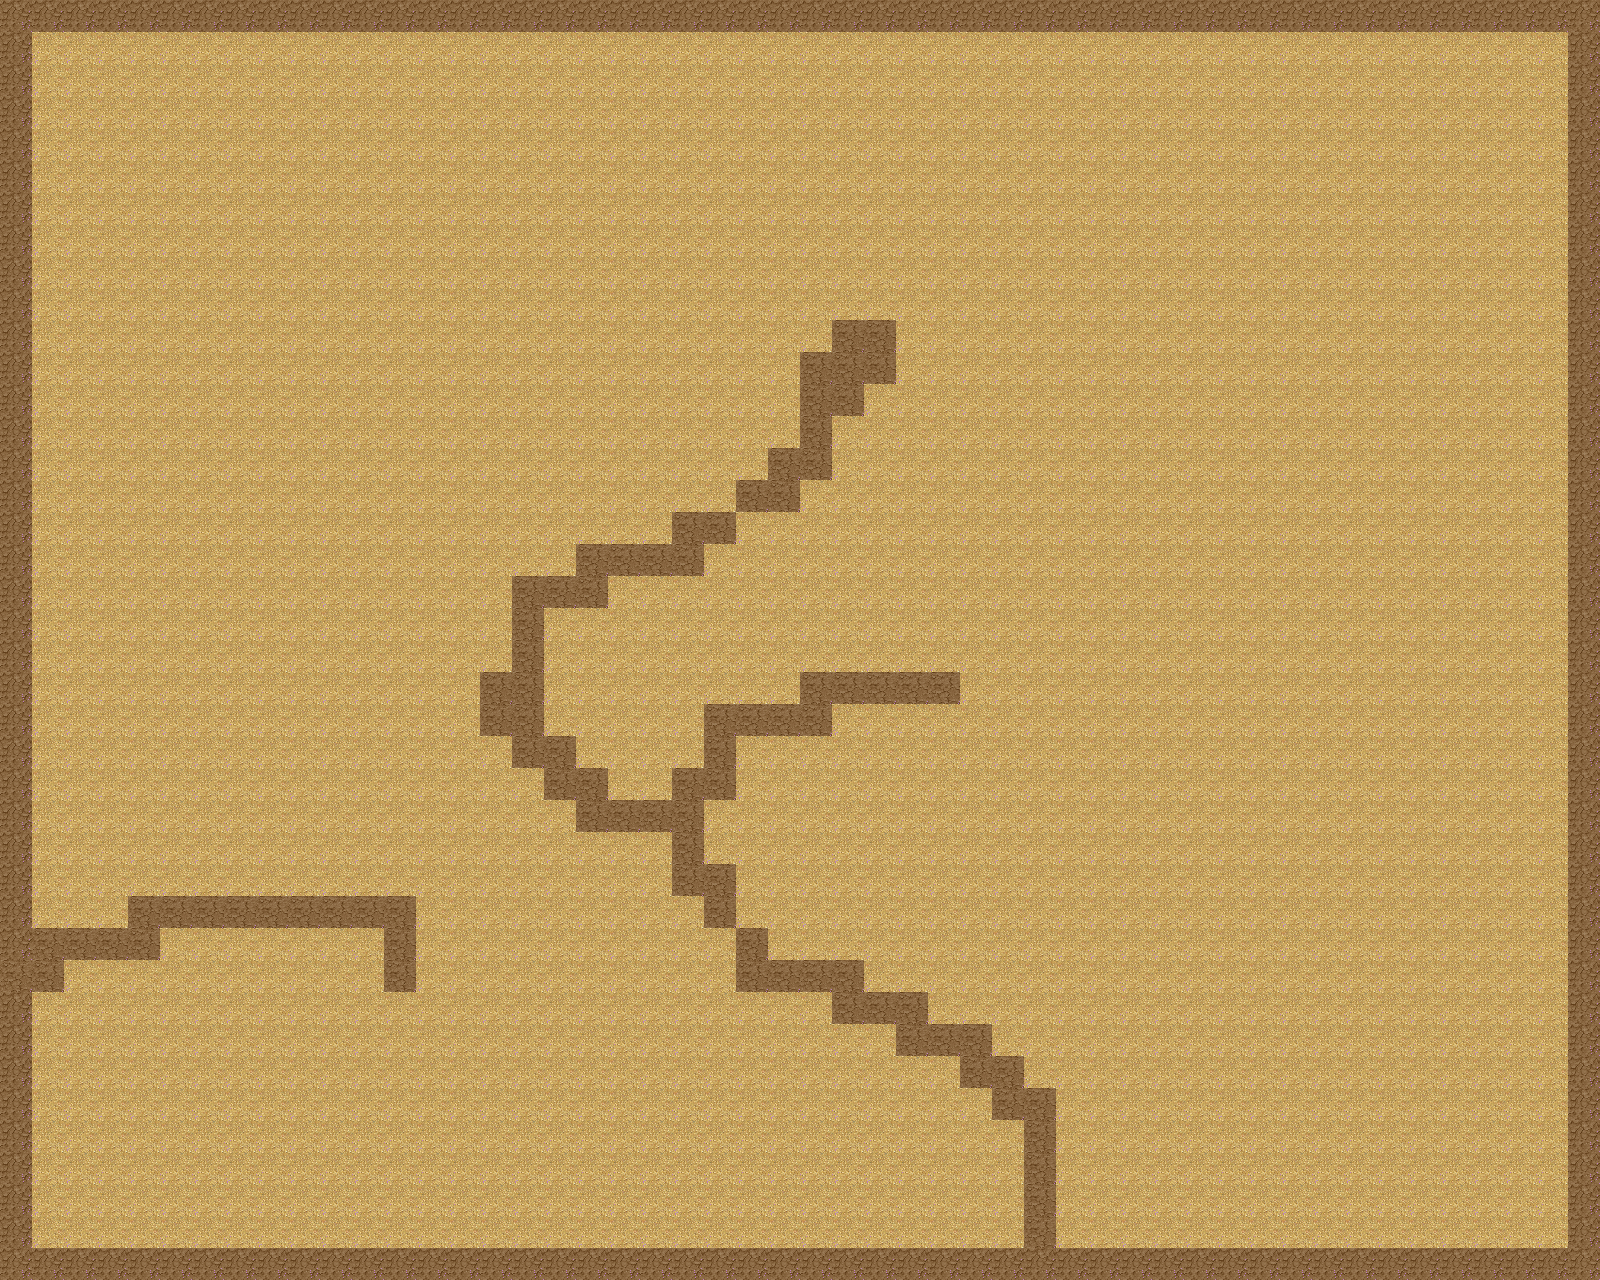

This is a level from a 2D game, rendered from its Tiled map with the project's own tilesets. A one-line summary and the map file follow, with tile-layer data summarised:
An orthogonal 50x40 tile map with 32x32 px tiles, 2 tile layers (Base, Walls1), 3 tilesets and 7 objects.

<map version="1.0" orientation="orthogonal" renderorder="right-down" width="50" height="40" tilewidth="32" tileheight="32" nextobjectid="202">
 <tileset firstgid="1" name="Test" tilewidth="32" tileheight="32" tilecount="1024">
  <image source="../Tiles/T_sand/sand to ground tileset.bmp" width="1024" height="1024" />
  <terraintypes>
   <terrain name="Sand" tile="202" />
  </terraintypes>
 </tileset>
 <tileset firstgid="1025" name="t" tilewidth="32" tileheight="32" tilecount="1024">
  <image source="../Tiles/T_ripple_earth_dark/ripple earth dark to ground tileset.bmp" width="1024" height="1024" />
  <terraintypes>
   <terrain name="Ground" tile="437" />
  </terraintypes>
 </tileset>
 <tileset firstgid="2049" name="char" tilewidth="160" tileheight="116" tilecount="27">
  <tile id="0">
   <image width="160" height="116" source="../Ninja/4x/attack_0.png" />
  </tile>
  <tile id="1">
   <image width="160" height="116" source="../Ninja/4x/attack_1.png" />
  </tile>
  <tile id="2">
   <image width="160" height="116" source="../Ninja/4x/attack_2.png" />
  </tile>
  <tile id="3">
   <image width="160" height="116" source="../Ninja/4x/idle_0.png" />
  </tile>
  <tile id="4">
   <image width="160" height="116" source="../Ninja/4x/idle_1.png" />
  </tile>
  <tile id="5">
   <image width="160" height="116" source="../Ninja/4x/idle_2.png" />
  </tile>
  <tile id="6">
   <image width="160" height="116" source="../Ninja/4x/idle_3.png" />
  </tile>
  <tile id="7">
   <image width="160" height="116" source="../Ninja/4x/jump_0.png" />
  </tile>
  <tile id="8">
   <image width="160" height="116" source="../Ninja/4x/jump_1.png" />
  </tile>
  <tile id="9">
   <image width="160" height="116" source="../Ninja/4x/jump_2.png" />
  </tile>
  <tile id="10">
   <image width="160" height="116" source="../Ninja/4x/jump_3.png" />
  </tile>
  <tile id="11">
   <image width="160" height="116" source="../Ninja/4x/run_0.png" />
  </tile>
  <tile id="12">
   <image width="160" height="116" source="../Ninja/4x/run_1.png" />
  </tile>
  <tile id="13">
   <image width="160" height="116" source="../Ninja/4x/run_2.png" />
  </tile>
  <tile id="14">
   <image width="160" height="116" source="../Ninja/4x/run_3.png" />
  </tile>
  <tile id="15">
   <image width="160" height="116" source="../Ninja/4x/run_4.png" />
  </tile>
  <tile id="16">
   <image width="160" height="116" source="../Ninja/4x/run_5.png" />
  </tile>
  <tile id="17">
   <image width="160" height="116" source="../Ninja/4x/swim_0.png" />
  </tile>
  <tile id="18">
   <image width="160" height="116" source="../Ninja/4x/swim_1.png" />
  </tile>
  <tile id="19">
   <image width="160" height="116" source="../Ninja/4x/swim_2.png" />
  </tile>
  <tile id="20">
   <image width="160" height="116" source="../Ninja/4x/swim_3.png" />
  </tile>
  <tile id="21">
   <image width="160" height="116" source="../Ninja/4x/swim_4.png" />
  </tile>
  <tile id="22">
   <image width="160" height="116" source="../Ninja/4x/swim_5.png" />
  </tile>
  <tile id="23">
   <image width="160" height="116" source="../Ninja/4x/x_0.png" />
  </tile>
  <tile id="24">
   <image width="160" height="116" source="../Ninja/4x/x_1.png" />
  </tile>
  <tile id="25">
   <image width="160" height="116" source="../Ninja/4x/x_2.png" />
  </tile>
  <tile id="26">
   <image width="160" height="116" source="../Ninja/4x/x_3.png" />
  </tile>
 </tileset>
 <layer name="Base" width="50" height="40">
  <data>[2000 cells, 2000 non-empty, 1 distinct tile ids]</data>
 </layer>
 <layer name="Walls1" width="50" height="40">
  <data>[2000 cells, 262 non-empty, 2 distinct tile ids]</data>
 </layer>
 <objectgroup name="Sprite">
  <properties>
   <property name="Playable" value="True" />
  </properties>
  <object id="191" gid="2059" x="748" y="846" width="160" height="116" />
 </objectgroup>
 <objectgroup name="Collisions">
  <object id="194" x="0" y="6.06061" width="1593.94" height="27.2727" />
  <object id="195" x="1569.7" y="12.1212" width="27.2727" height="1260.61" />
  <object id="197" x="6.06061" y="1251.52" width="1575.76" height="27.2727" />
  <object id="199" x="0" y="15.1515" width="30.303" height="1251.52" />
  <object id="200" x="803.03" y="372.727">
   <polyline points="0,0 24.2424,-27.2727 45.4545,-54.5455 78.7879,-54.5455 96.9697,-39.3939 90.9091,0 63.6364,39.3939 18.1818,103.03 -3.0303,142.424 -33.3333,151.515 -75.7576,181.818 -115.152,200 -160.606,206.061 -190.909,209.091 -206.061,236.364 -230.303,245.455 -248.485,260.606 -251.515,293.939 -248.485,318.182 -245.455,339.394 -233.333,357.576 -221.212,390.909 -200,412.121 -175.758,418.182 -106.061,396.97 -93.9394,369.697 -75.7576,354.545 -75.7576,333.333 6.06061,293.939 51.5152,287.879 100,300 163.636,275.758 172.727,315.152 172.727,336.364 127.273,339.394 90.9091,351.515 60.6061,342.424 42.4242,336.364 24.2424,342.424 9.09091,360.606 -9.09091,378.788 -48.4848,375.758 -69.697,396.97 -69.697,421.212 -78.7879,439.394 -72.7273,484.848 -57.5758,515.152 -30.303,551.515 -9.09091,554.545 15.1515,557.576 48.4848,584.848 84.8485,615.152 130.303,633.333 157.576,657.576 184.848,666.667 230.303,690.909 245.455,772.727 248.485,821.212 251.515,863.636 218.182,884.848 209.091,857.576 206.061,839.394 206.061,806.061 218.182,784.848 209.091,760.606 200,739.394 166.667,712.121 139.394,700 100,663.636 6.06061,630.303 -51.5152,606.061 -66.6667,569.697 -84.8485,557.576 -109.091,524.242 -190.909,457.576 -221.212,448.485 -257.576,427.273 -272.727,378.788 -309.091,336.364 -318.182,309.091 -321.212,266.667 -303.03,230.303 -287.879,206.061 -263.636,184.848 -230.303,175.758 -118.182,154.545 -81.8182,127.273 -63.6364,112.121 -33.3333,78.7879 -15.1515,42.4242 3.0303,12.1212" />
  </object>
  <object id="201" x="30.303" y="939.394">
   <properties>
    <property name="collide" value="True" />
   </properties>
   <polyline points="0,0 24.2424,-15.1515 48.4848,-24.2424 139.394,-45.4545 169.697,-21.2121 206.061,-30.303 269.697,-39.3939 351.515,-45.4545 384.848,-27.2727 390.909,51.5152 393.939,66.6667 384.848,130.303 363.636,136.364 345.455,109.091 354.545,96.9697 363.636,72.7273 354.545,30.303 312.121,9.09091 287.879,12.1212 260.606,9.09091 175.758,0 157.576,9.09091 136.364,12.1212 72.7273,27.2727 48.4848,39.3939 30.303,45.4545 12.1212,42.4242 12.1212,0" />
  </object>
 </objectgroup>
</map>
